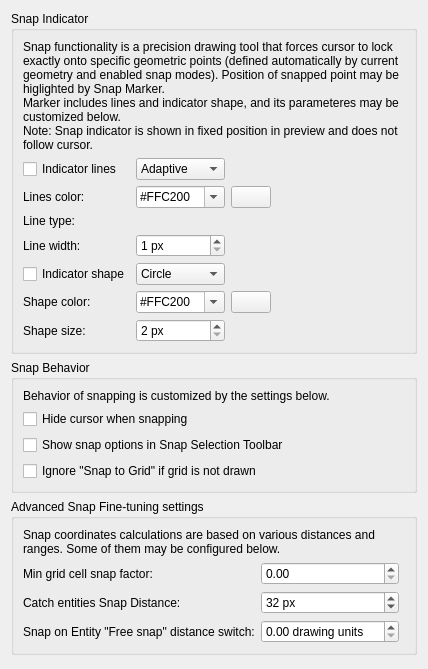
<?xml version="1.0" encoding="UTF-8"?>
<ui version="4.0">
 <class>LC_SettingsPageSnapGeneral</class>
 <widget class="QWidget" name="LC_SettingsPageSnapGeneral">
  <property name="geometry">
   <rect>
    <x>0</x>
    <y>0</y>
    <width>407</width>
    <height>669</height>
   </rect>
  </property>
  <layout class="QVBoxLayout" name="verticalLayout">
   <item>
    <widget class="QGroupBox" name="gbGBSnap">
     <property name="title">
      <string>Snap Indicator</string>
     </property>
     <layout class="QGridLayout" name="gridLayout_snap">
      <item row="5" column="0">
       <widget class="QCheckBox" name="indicator_shape_checkbox">
        <property name="sizePolicy">
         <sizepolicy hsizetype="Preferred" vsizetype="Preferred">
          <horstretch>0</horstretch>
          <verstretch>0</verstretch>
         </sizepolicy>
        </property>
        <property name="toolTip">
         <string>Indicator Shape Visibility

If checked, a shap for snap will be drawn,</string>
        </property>
        <property name="text">
         <string>Indicator shape</string>
        </property>
       </widget>
      </item>
      <item row="4" column="1">
       <widget class="QSpinBox" name="sbSnapLinesLineWidth">
        <property name="toolTip">
         <string>Indicator Lines Widthr

Width of line for snap indicator.</string>
        </property>
        <property name="suffix">
         <string> px</string>
        </property>
        <property name="minimum">
         <number>1</number>
        </property>
        <property name="maximum">
         <number>10</number>
        </property>
       </widget>
      </item>
      <item row="5" column="1">
       <widget class="QComboBox" name="indicator_shape_combobox">
        <property name="toolTip">
         <string>Indicator Shap Type

Type of snap indicator shape.</string>
        </property>
        <property name="sizeAdjustPolicy">
         <enum>QComboBox::SizeAdjustPolicy::AdjustToContents</enum>
        </property>
        <item>
         <property name="text">
          <string>Circle</string>
         </property>
        </item>
        <item>
         <property name="text">
          <string>Point</string>
         </property>
        </item>
        <item>
         <property name="text">
          <string>Square</string>
         </property>
        </item>
        <item>
         <property name="text">
          <string>Gap</string>
         </property>
        </item>
       </widget>
      </item>
      <item row="4" column="0">
       <widget class="QLabel" name="label_3">
        <property name="text">
         <string>Line width:</string>
        </property>
        <property name="buddy">
         <cstring>sbSnapLinesLineWidth</cstring>
        </property>
       </widget>
      </item>
      <item row="2" column="2">
       <widget class="LC_ColorButton" name="pb_snap_lines_color">
        <property name="sizePolicy">
         <sizepolicy hsizetype="Maximum" vsizetype="Fixed">
          <horstretch>0</horstretch>
          <verstretch>0</verstretch>
         </sizepolicy>
        </property>
        <property name="toolTip">
         <string>Lines Color

Click to select color.</string>
        </property>
       </widget>
      </item>
      <item row="0" column="0" colspan="4">
       <widget class="QLabel" name="label_4">
        <property name="text">
         <string>Snap functionality is a precision drawing tool that forces cursor to lock exactly onto specific geometric points (defined automatically by current geometry and enabled snap modes). Position of snapped point may be higlighted by Snap Marker.&lt;br&gt;Marker includes lines and indicator shape, and its parameteres may be customized below.&lt;br&gt;
Note: Snap indicator is shown in fixed position in preview and does not follow cursor.</string>
        </property>
        <property name="wordWrap">
         <bool>true</bool>
        </property>
       </widget>
      </item>
      <item row="3" column="1" colspan="2">
       <widget class="QG_LineTypeBox" name="wSnapLinesLineType" native="true">
        <property name="toolTip">
         <string>Indicator Line Type

Type of line to draw snap indicator lines.</string>
        </property>
       </widget>
      </item>
      <item row="2" column="1">
       <widget class="QComboBox" name="cb_snap_lines_color">
        <property name="toolTip">
         <string>Indicator Lines Color

Color for snap lines indicator.</string>
        </property>
        <property name="editable">
         <bool>true</bool>
        </property>
        <property name="sizeAdjustPolicy">
         <enum>QComboBox::SizeAdjustPolicy::AdjustToContents</enum>
        </property>
        <item>
         <property name="text">
          <string notr="true">#FFC200</string>
         </property>
        </item>
        <item>
         <property name="text">
          <string>#1E90FF</string>
         </property>
        </item>
       </widget>
      </item>
      <item row="2" column="0">
       <widget class="QLabel" name="label">
        <property name="text">
         <string>Lines color:</string>
        </property>
        <property name="buddy">
         <cstring>cb_snap_lines_color</cstring>
        </property>
       </widget>
      </item>
      <item row="3" column="0">
       <widget class="QLabel" name="label_5">
        <property name="text">
         <string>Line type:</string>
        </property>
        <property name="buddy">
         <cstring>wSnapLinesLineType</cstring>
        </property>
       </widget>
      </item>
      <item row="6" column="0">
       <widget class="QLabel" name="lSnapIndicatorColor">
        <property name="text">
         <string>Shape color:</string>
        </property>
        <property name="buddy">
         <cstring>cb_snap_color</cstring>
        </property>
       </widget>
      </item>
      <item row="2" column="3">
       <spacer name="horizontalSpacer">
        <property name="orientation">
         <enum>Qt::Orientation::Horizontal</enum>
        </property>
        <property name="sizeHint" stdset="0">
         <size>
          <width>0</width>
          <height>0</height>
         </size>
        </property>
       </spacer>
      </item>
      <item row="1" column="0">
       <widget class="QCheckBox" name="indicator_lines_checkbox">
        <property name="sizePolicy">
         <sizepolicy hsizetype="Preferred" vsizetype="Preferred">
          <horstretch>0</horstretch>
          <verstretch>0</verstretch>
         </sizepolicy>
        </property>
        <property name="toolTip">
         <string>Indicator Lines Visibility

If checked, snap indicator lines will be shown.</string>
        </property>
        <property name="text">
         <string>Indicator lines</string>
        </property>
        <property name="shortcut">
         <string>Alt+S</string>
        </property>
       </widget>
      </item>
      <item row="1" column="1">
       <widget class="QComboBox" name="indicator_lines_combobox">
        <property name="toolTip">
         <string>Indicator Type

Type of snap lines indicator</string>
        </property>
        <property name="sizeAdjustPolicy">
         <enum>QComboBox::SizeAdjustPolicy::AdjustToContents</enum>
        </property>
        <item>
         <property name="text">
          <string>Adaptive</string>
         </property>
        </item>
        <item>
         <property name="text">
          <string>Crosshair</string>
         </property>
        </item>
        <item>
         <property name="text">
          <string>Spiderweb</string>
         </property>
        </item>
       </widget>
      </item>
      <item row="6" column="1">
       <widget class="QComboBox" name="cb_snap_color">
        <property name="toolTip">
         <string>Indicator Shape Color

Color for snap indicator shape.</string>
        </property>
        <property name="editable">
         <bool>true</bool>
        </property>
        <property name="sizeAdjustPolicy">
         <enum>QComboBox::SizeAdjustPolicy::AdjustToContents</enum>
        </property>
        <item>
         <property name="text">
          <string notr="true">#FFC200</string>
         </property>
        </item>
        <item>
         <property name="text">
          <string>#1E90FF</string>
         </property>
        </item>
       </widget>
      </item>
      <item row="6" column="2">
       <widget class="LC_ColorButton" name="pb_snap_color">
        <property name="sizePolicy">
         <sizepolicy hsizetype="Maximum" vsizetype="Fixed">
          <horstretch>0</horstretch>
          <verstretch>0</verstretch>
         </sizepolicy>
        </property>
        <property name="toolTip">
         <string>Shape Color

Click to select color.</string>
        </property>
       </widget>
      </item>
      <item row="7" column="0">
       <widget class="QLabel" name="label_8">
        <property name="text">
         <string>Shape size:</string>
        </property>
        <property name="buddy">
         <cstring>sbShapeSize</cstring>
        </property>
       </widget>
      </item>
      <item row="7" column="1">
       <widget class="QSpinBox" name="sbShapeSize">
        <property name="toolTip">
         <string>Shape Size

Size in pixels for the shape indicator drawn around snap point.</string>
        </property>
        <property name="suffix">
         <string> px</string>
        </property>
        <property name="minimum">
         <number>2</number>
        </property>
        <property name="maximum">
         <number>30</number>
        </property>
       </widget>
      </item>
     </layout>
    </widget>
   </item>
   <item>
    <widget class="QGroupBox" name="groupBox_24">
     <property name="title">
      <string>Snap Behavior</string>
     </property>
     <layout class="QGridLayout" name="gridLayout">
      <item row="2" column="0">
       <widget class="QCheckBox" name="cbShowSnapOptionsInSnapBar">
        <property name="sizePolicy">
         <sizepolicy hsizetype="Preferred" vsizetype="Preferred">
          <horstretch>0</horstretch>
          <verstretch>0</verstretch>
         </sizepolicy>
        </property>
        <property name="toolTip">
         <string>Snap Mode Options Location

If checked, snap options (middle, distance) will be shown in snap toolbar
instead of tool properties toolbar.</string>
        </property>
        <property name="text">
         <string>Show snap options in Snap Selection Toolbar</string>
        </property>
       </widget>
      </item>
      <item row="3" column="0">
       <widget class="QCheckBox" name="cbDontSnapToInvisibleGrid">
        <property name="sizePolicy">
         <sizepolicy hsizetype="Preferred" vsizetype="Preferred">
          <horstretch>0</horstretch>
          <verstretch>0</verstretch>
         </sizepolicy>
        </property>
        <property name="toolTip">
         <string>Snap to Grid

If checked, &quot;Snap To Grid&quot; is ignored if grid is not drawn.</string>
        </property>
        <property name="text">
         <string>Ignore &quot;Snap to Grid&quot; if grid is not drawn</string>
        </property>
       </widget>
      </item>
      <item row="1" column="0">
       <widget class="QCheckBox" name="cursor_hiding_checkbox">
        <property name="sizePolicy">
         <sizepolicy hsizetype="Preferred" vsizetype="Preferred">
          <horstretch>0</horstretch>
          <verstretch>0</verstretch>
         </sizepolicy>
        </property>
        <property name="toolTip">
         <string>Cursor in Snapping

If checked, cursor will be hidden during snapping</string>
        </property>
        <property name="text">
         <string>Hide cursor when snapping</string>
        </property>
       </widget>
      </item>
      <item row="1" column="1">
       <spacer name="horizontalSpacer_4">
        <property name="orientation">
         <enum>Qt::Orientation::Horizontal</enum>
        </property>
        <property name="sizeHint" stdset="0">
         <size>
          <width>0</width>
          <height>0</height>
         </size>
        </property>
       </spacer>
      </item>
      <item row="0" column="0" colspan="2">
       <widget class="QLabel" name="label_7">
        <property name="text">
         <string>Behavior of snapping is customized by the settings below.</string>
        </property>
        <property name="wordWrap">
         <bool>true</bool>
        </property>
       </widget>
      </item>
     </layout>
    </widget>
   </item>
   <item>
    <widget class="QGroupBox" name="groupBox_25">
     <property name="title">
      <string>Advanced Snap Fine-tuning settings</string>
     </property>
     <layout class="QGridLayout" name="gridLayout_adv">
      <item row="2" column="0">
       <widget class="QLabel" name="label_35">
        <property name="toolTip">
         <string>Snap distance (in pixels) for catching entities.</string>
        </property>
        <property name="text">
         <string>Catch entities Snap Distance:</string>
        </property>
        <property name="buddy">
         <cstring>sbCatchEntitySnapDistance</cstring>
        </property>
       </widget>
      </item>
      <item row="2" column="1">
       <widget class="QSpinBox" name="sbCatchEntitySnapDistance">
        <property name="toolTip">
         <string>Catch Entities Distance

Distance in screen coordinates that is used for catching entities as part of snapping</string>
        </property>
        <property name="suffix">
         <string> px</string>
        </property>
        <property name="value">
         <number>32</number>
        </property>
       </widget>
      </item>
      <item row="3" column="1">
       <widget class="QDoubleSpinBox" name="sbFreeSnapSwitchDistance">
        <property name="toolTip">
         <string>Free Snap Distance

Snap on entity will be invoked if it is enabled and the distance between mouse
and snapped point is larger than specified value.
Othersize, it will be &quot;Free Snap&quot; mode.</string>
        </property>
        <property name="suffix">
         <string> drawing units</string>
        </property>
        <property name="maximum">
         <double>100.000000000000000</double>
        </property>
        <property name="singleStep">
         <double>0.010000000000000</double>
        </property>
       </widget>
      </item>
      <item row="1" column="2">
       <spacer name="horizontalSpacer_3">
        <property name="orientation">
         <enum>Qt::Orientation::Horizontal</enum>
        </property>
        <property name="sizeHint" stdset="0">
         <size>
          <width>0</width>
          <height>0</height>
         </size>
        </property>
       </spacer>
      </item>
      <item row="1" column="1">
       <widget class="QDoubleSpinBox" name="sbMinGridCellSnapFactor">
        <property name="toolTip">
         <string>Grid Cell Factor

Grid cell factor used for snapping to grid. Lower value means smaller snap range
(so the cursor should be closer to the grid).. </string>
        </property>
        <property name="maximum">
         <double>1.000000000000000</double>
        </property>
        <property name="singleStep">
         <double>0.010000000000000</double>
        </property>
       </widget>
      </item>
      <item row="1" column="0">
       <widget class="QLabel" name="label_34">
        <property name="text">
         <string>Min grid cell snap factor:</string>
        </property>
        <property name="buddy">
         <cstring>sbMinGridCellSnapFactor</cstring>
        </property>
       </widget>
      </item>
      <item row="3" column="0">
       <widget class="QLabel" name="label_36">
        <property name="text">
         <string>Snap on Entity &quot;Free snap&quot; distance switch:</string>
        </property>
        <property name="buddy">
         <cstring>sbFreeSnapSwitchDistance</cstring>
        </property>
       </widget>
      </item>
      <item row="0" column="0" colspan="3">
       <widget class="QLabel" name="label_6">
        <property name="text">
         <string>Snap coordinates calculations are based on various distances and ranges. Some of them may be configured below.</string>
        </property>
        <property name="wordWrap">
         <bool>true</bool>
        </property>
       </widget>
      </item>
     </layout>
    </widget>
   </item>
   <item>
    <spacer name="verticalSpacer">
     <property name="orientation">
      <enum>Qt::Orientation::Vertical</enum>
     </property>
     <property name="sizeHint" stdset="0">
      <size>
       <width>0</width>
       <height>0</height>
      </size>
     </property>
    </spacer>
   </item>
  </layout>
 </widget>
 <customwidgets>
  <customwidget>
   <class>QG_LineTypeBox</class>
   <extends>QWidget</extends>
   <header>qg_linetypebox.h</header>
  </customwidget>
  <customwidget>
   <class>LC_ColorButton</class>
   <extends>QPushButton</extends>
   <header>lc_color_button.h</header>
  </customwidget>
 </customwidgets>
 <resources/>
 <connections/>
</ui>
